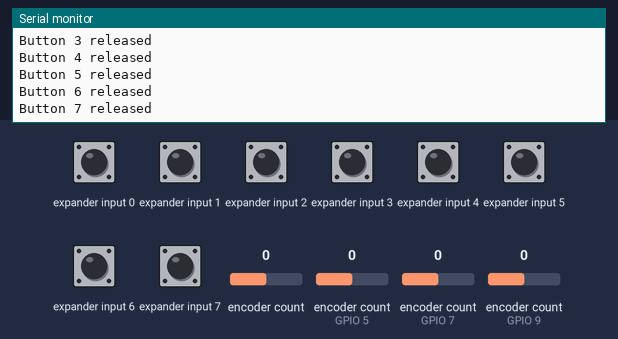
Simulated run of this sketch. Board: ESP32. Shown: the last lines printed to the serial monitor. Wiring (inferred from the names in the program): input shift register (74HC165): load GPIO 4; clock GPIO 3; serial out GPIO 2. The test bench sets the inputs (shaded band); at power-on: expander input 0–7 HIGH, encoder count 0, encoder count (sensors on GPIO 5, GPIO 7, GPIO 9) 0. USB keyboard and mouse output is not drawn.

Above: at 1.2 s.
1.3 s: encoder count (sensor 0) set to 1
At 2.5 s:
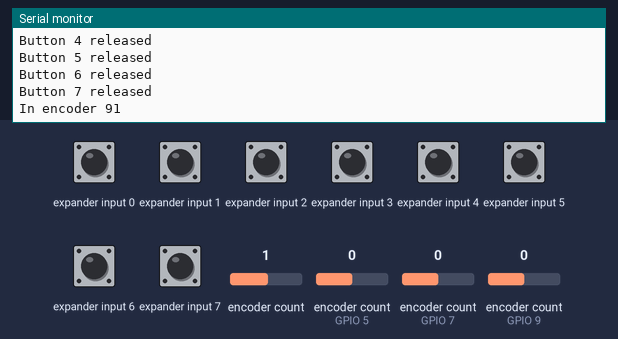
2.8 s: encoder count (sensor on GPIO 5) set to 1
At 3.7 s:
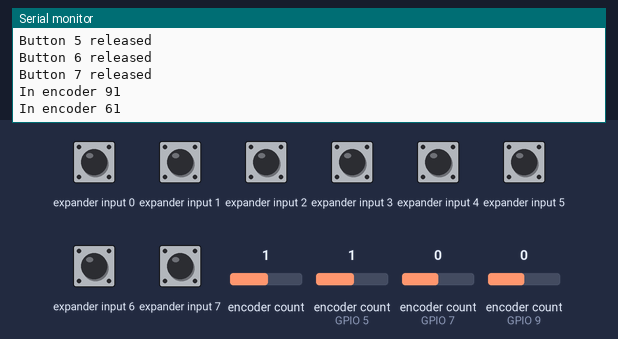
4.3 s: encoder count (sensor on GPIO 7) set to 1
At 4.9 s:
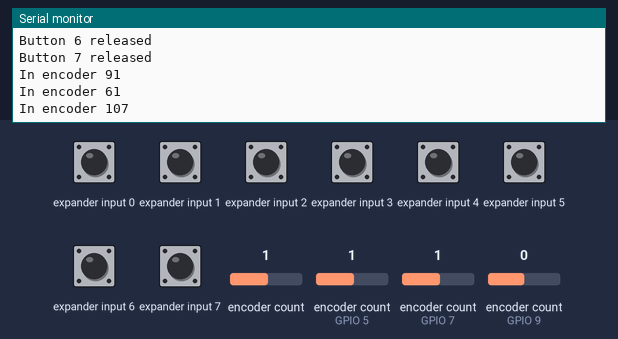
5.8 s: encoder count (sensor on GPIO 9) set to 1
At 7.2 s:
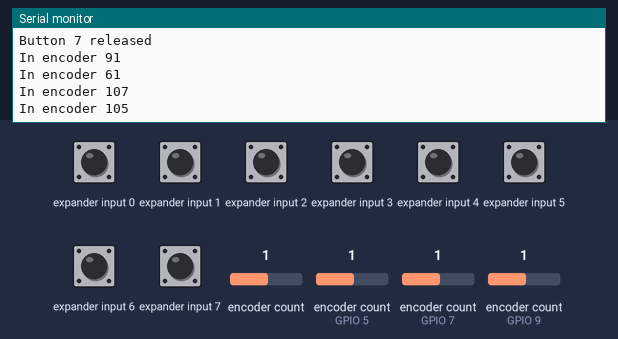
Timing chart, 0 to 8.3 s (numbered marks = the images above; inputs shaded):
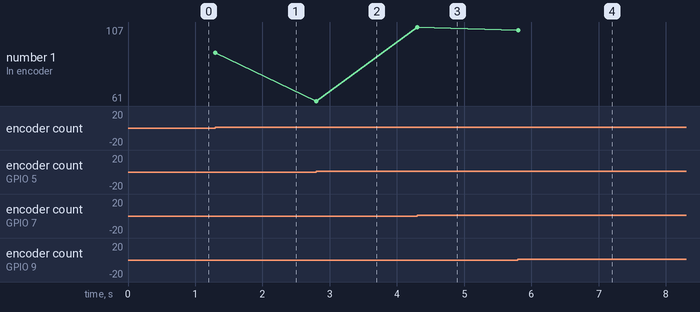

Measured:
- after the input at 1.3 s, the serial monitor: prints a new line at once (image 1)
- after the input at 2.8 s, the serial monitor: prints a new line at once (image 2)
- after the input at 4.3 s, the serial monitor: prints a new line at once (image 3)
- after the input at 5.8 s, the serial monitor: prints a new line at once (image 4)
- plotted number 1: 91 → 61 after the input at 2.8 s, 61 → 107 after the input at 4.3 s, 107 → 105 after the input at 5.8 s

The sketch:

encoders_ble2_click.ino
```cpp
#include <BleKeyboard.h>
#include <Encoder.h>
const uint8_t LEFT_BRACKET = 0x5B;   // [
const uint8_t RIGHT_BRACKET = 0x5D;  // ]
const uint8_t EQUALS = 0x3D;         // =
const uint8_t MINUS = 0x2D;          // -
const uint8_t SPACE = 0x20;          //
const uint8_t CHAR_E = 0x65;         // e
const uint8_t CHAR_I = 0x69;         // i
const uint8_t CHAR_K = 0x6B;         // k
const uint8_t CHAR_L = 0x6C;         // l
const uint8_t CHAR_M = 0x6D;         // m
const uint8_t CHAR_O = 0x6F;         // o
const uint8_t CHAR_S = 0x73;         // s
const uint8_t CHAR_Z = 0x7A;         // z

class MEncoder {
private:
  Encoder e;
  uint8_t out1, out2;
  long prevValue;
public:
  MEncoder()
    : e(0, 1){};
  MEncoder(int pin1, int pin2, uint8_t a, uint8_t b)
    : e(pin1, pin2),
      out1(a),
      out2(b),
      prevValue(0) {}
  uint8_t process() {
    long value = e.read();
    int delta = value - prevValue;
    if (delta && abs(delta) >= 2) {  // delta >= 2 to make one pulse on one step, by default there are 2
      Serial.print("In encoder ");
      Serial.println(out1);
      uint8_t symbol = delta > 0 ? out1 : out2;
      prevValue = value;
      return symbol;
    } else return 0;
  }
};
struct mAction {
  String type;
  uint8_t key1;
  uint8_t key2;
  mAction(String type, uint8_t key1, uint8_t key2)
    : type(type),
      key1(key1),
      key2(key2) {}
};
struct mButton {
  int n;  // number of bit in data byte
  mAction action;
  bool pressed = false;
  bool changed = false;
  mButton(int n, String type, uint8_t aKey1, uint8_t aKey2 = 0)
    : action(type, aKey1, aKey2),
      n(n) {}
};
MEncoder
  e1(5, 6, EQUALS, MINUS),
  e2(7, 8, CHAR_K, CHAR_L),
  e3(9, 10, CHAR_I, CHAR_O),
  e4(0, 1, LEFT_BRACKET, RIGHT_BRACKET);
mButton
  b1(0, "Combo", KEY_LEFT_CTRL, CHAR_Z),
  b2(1, "Press", CHAR_E),
  b3(2, "Press", SPACE),
  b4(3, "Press", KEY_LEFT_CTRL),
  b5(4, "Press", KEY_LEFT_SHIFT),
  b6(5, "Combo", KEY_LEFT_CTRL, CHAR_S),
  b7(6, "Press", CHAR_M),
  b8(7, "Combo", KEY_LEFT_SHIFT, CHAR_I);
MEncoder *encoders[4] = { &e1, &e2, &e3, &e4 }; // somehow first encoder will not work in loop without pointers
mButton btns[8] = { b1, b2, b3, b4, b5, b6, b7, b8 };

BleKeyboard bleKeyboard("macropad_2000");

const int dataPin = 2;  /* Q7 #9 */
const int clockPin = 3; /* CP #2 */
const int latchPin = 4; /* PL #1 */

void setup() {
  // Setup 74HC165 connections
  pinMode(dataPin, INPUT);
  pinMode(clockPin, OUTPUT);
  pinMode(latchPin, OUTPUT);

  bleKeyboard.begin();
  Serial.begin(115200);
  Serial.println("Started");
}

void loop() {
  if (bleKeyboard.isConnected()) {
    for (int i = 0; i < 4; i++) {
      uint8_t x = encoders[i]->process();
      if (x) bleKeyboard.write(x);
    }
    //process btn actions
    readButtons();
    for (int i = 0; i < 8; i++) {
      if (btns[i].changed) {
        Serial.print("Button ");
        Serial.print(i);
        Serial.println(btns[i].pressed ? " pressed" : " released");
        if (btns[i].action.type == "Press") {
          if (btns[i].pressed) bleKeyboard.press(btns[i].action.key1);
          else bleKeyboard.release(btns[i].action.key1);
        } else if (btns[i].action.type == "Combo") {
          if (btns[i].pressed) {
            bleKeyboard.press(btns[i].action.key1);
            bleKeyboard.press(btns[i].action.key2);
          } else bleKeyboard.releaseAll();  // or one by one
        }
      }
    }
  }
}

void readButtons() {
  // get values from shift register and update btn structs states accordingly
  // Step 1: Sample
  digitalWrite(latchPin, LOW);
  digitalWrite(latchPin, HIGH);
  // Step 2: Shift
  uint8_t x = ~shiftIn(dataPin, clockPin, MSBFIRST);

  for (int i = 0; i < 8; i++) {
    bool reading = bitRead(x, btns[i].n);
    if (reading != btns[i].pressed) {
      btns[i].pressed = reading;
      btns[i].changed = true;
    } else btns[i].changed = false;
  }
}
```
